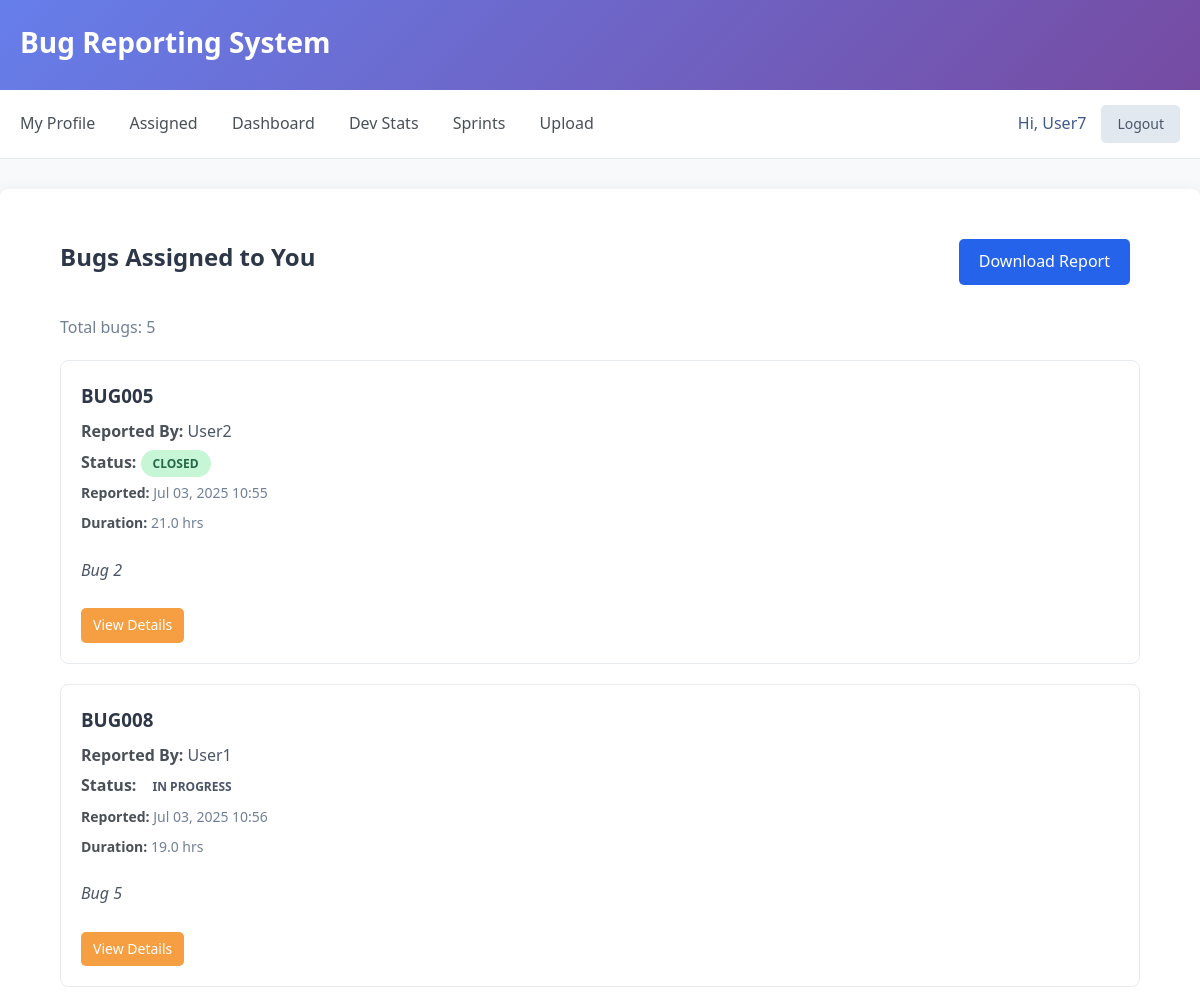
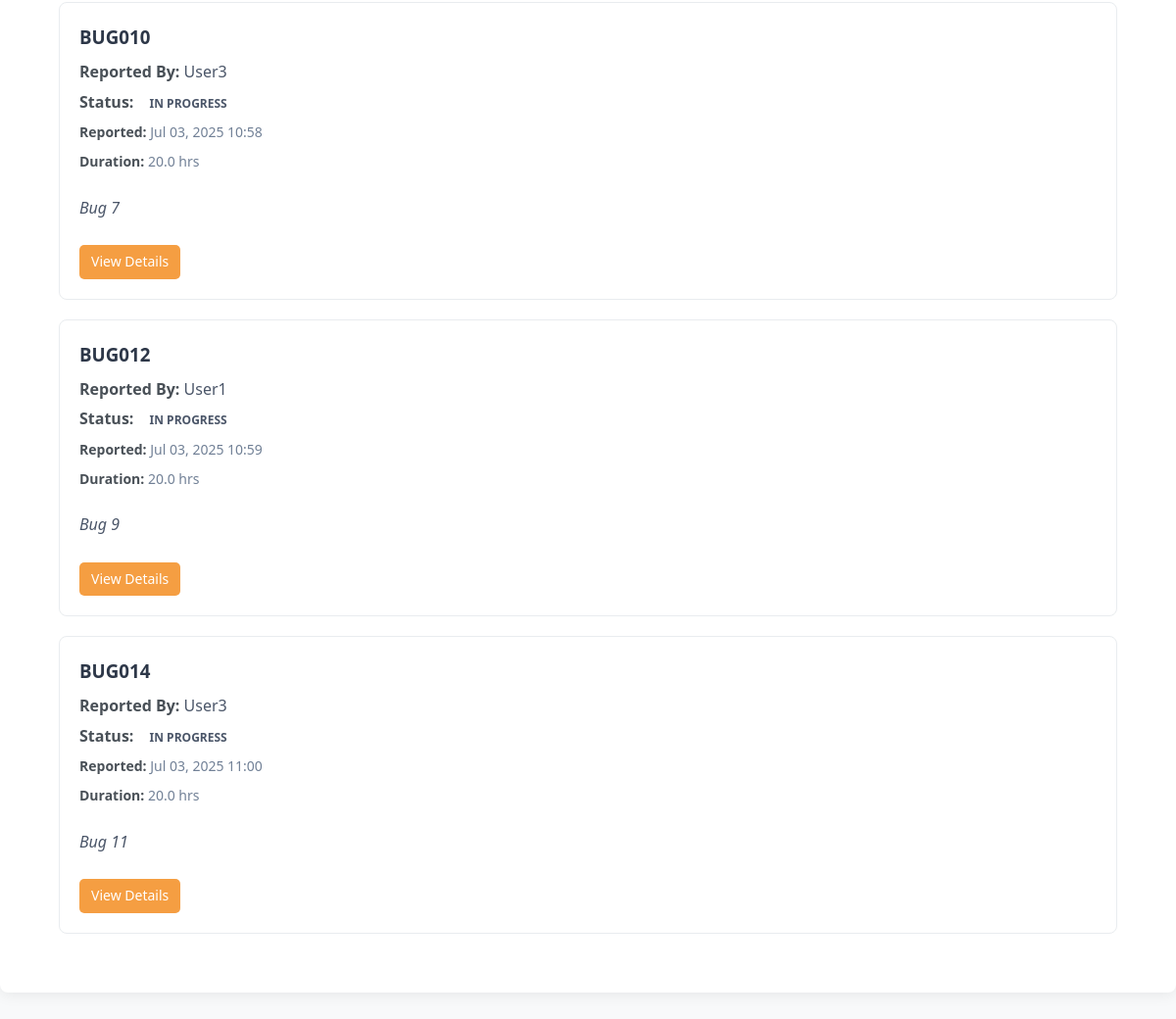
Screenshot of /bugs/my-assigned-bugs/ (signed in) with the database file from the repository (2 pictures, top to bottom).
### bugs/models.py (models this page shows, shortened)
class Bug(models.Model):
    STATUS_CHOICES = [
        ('Open', 'Open'),
        ('In Progress', 'In Progress'),
        ('Fixed', 'Fixed'),
        ('Closed', 'Closed'),
    ]
    platform_choices = [
        ('windows', 'Windows'),
        ('web', 'Web'),
        ('ios', 'iOS')
    ]
    class Meta:
        permissions = [
            ('Can change status', 'Can change status'),
        ]
    bugcode = models.CharField(max_length=10, unique=True, blank=True)
    user = models.ForeignKey(User, on_delete=models.CASCADE)
    info = models.TextField()
    screenshot = models.ImageField(upload_to='screenshots/')
    created_by = models.CharField(max_length=100, editable = False)
    contact_number = models.CharField(
        max_length = 15,
        validators=[RegexValidator(r'^\+?1?\d{9,15}$', message="Enter a valid phone number.")]
    )
    created_at = models.DateTimeField(auto_now_add=True)
    updated_at = models.DateTimeField(auto_now=True)
    in_progress_at = models.DateTimeField(null=True, blank=True)
    fixed_at = models.DateTimeField(null=True, blank=True)
    status = models.CharField(max_length=20, choices=STATUS_CHOICES, default='Open')
    updated_by = models.ForeignKey(User, null=True, blank=True, on_delete=models.SET_NULL, related_name='bug_updater')
    fixed_by = models.ForeignKey(User, null=True, blank=True, on_delete=models.SET_NULL, related_name='bug_fixer')
    sprint = models.ForeignKey(Sprint, on_delete=models.CASCADE)
    platform = models.CharField(max_length=20, choices=platform_choices)
    @property
    def duration(self):
        if self.created_at and self.updated_at:
            return (self.updated_at - self.created_at).total_seconds() // 60 //60
        return None

### bugs/views.py (the view)
# urls.py: path('my-assigned-bugs/', MyAssignedBugsListView.as_view(), name='my-assigned-bugs'),
class MyAssignedBugsListView(LoginRequiredMixin, ListView):
    model = Bug
    template_name = 'bugs/my_assigned_bugs.html'
    context_object_name = 'bugs'
    def get_queryset(self):
        return Bug.objects.filter(fixed_by=self.request.user).order_by('created_at')

### bugs/templates/bugs/my_assigned_bugs.html (shortened to what this page needs)
{% extends 'base.html' %}
{% block content %}
<div style="display: flex; justify-content: space-between; align-items: center; margin-bottom: 30px;">
    <h2 style="color: #2d3748; font-size: 24px; margin: 0;">Bugs Assigned to You</h2>
    {% if user.is_authenticated %}
        <a href="{% url 'bug-download' %}" class="btn"> Download Report</a>
    {% endif %}
</div>
<div style="margin-bottom: 20px;">
    <p style="color: #718096;">Total bugs: {{ bugs|length }}</p>
</div>
{% if bugs %}
    {% for bug in bugs %}
    <div class="bug-card">
        <div style="display: flex; justify-content: space-between; align-items: flex-start; margin-bottom: 15px;">
            <div>
                <h3 style="color: #2d3748; margin-bottom: 8px;">{{ bug.bugcode }}</h3>
                <p style="color: #4a5568; margin-bottom: 5px;"><strong>Reported By:</strong> {{ bug.created_by }}</p>
                <p style="color: #4a5568; margin-bottom: 5px;"><strong>Status:</strong>
                    <span class="status-badge status-{{ bug.status|lower }}">{{ bug.status }}</span>
                </p>
                <p style="color: #718096; font-size: 14px;"><strong>Reported:</strong> {{ bug.created_at|date:"M d, Y H:i" }}</p>
                {% if bug.duration is not None %}
                <p style="color: #718096; font-size: 14px;"><strong>Duration:</strong> {{ bug.duration }} hrs</p>
                {% endif %}
            </div>
        </div>
        {% if bug.info %}
            <p style="color: #4a5568; margin-bottom: 15px; font-style: italic;">{{ bug.info|truncatewords:20 }}</p>
        {% endif %}
        <a href="{% url 'bug-detail' bug.id %}" class="btn btn-secondary" style="font-size: 14px; padding: 6px 12px;">View Details</a>
    </div>
    {% endfor %}
{% else %}
    <div style="text-align: center; padding: 60px 20px;">
        <h3 style="color: #718096; margin-bottom: 15px;">No bugs assigned to you yet</h3>
    </div>
{% endif %}
{% endblock %}

### templates/base.html (shortened to what this page needs)
<!DOCTYPE html>
<html lang="en">
<head>
</head>
<body>
    <header class="header">
        <div class="container">
            <h1>Bug Reporting System</h1>
        </div>
    </header>
    <nav class="nav">
        <div class="container">
            <div style="display: flex; justify-content: space-between; align-items: center; flex-wrap: wrap;">
                <div>
                    {% if user.is_authenticated %}
                        {%if perms.users.view_profile%}
                            <a href="{% url 'profile-view' %}">My Profile</a>
                        {% endif %}
                        {% if user.profile.role != 'tester' %}
                            <a href="{% url 'my-assigned-bugs' %}">Assigned</a>
                        {% endif %}
                        <a href="{% url 'bug-list' %}">Dashboard</a>
                        {% if user.profile.role != 'tester' %}
                            <a href="{% url 'developer-stats' %}">Dev Stats</a>
                            <a href="{% url 'sprint_list' %}">Sprints</a>
                        {% endif %}
                        <a href="{% url 'bug-upload' %}">Upload</a>
                    {% endif %}
                </div>
                <div style="display: flex; align-items: center; gap: 15px;">
                    {% if user.is_authenticated %}
                        <span style="color:rgb(63, 89, 141); font-weight: 500;">Hi, {{ user.username }}</span>
                        <a href="{% url 'logout' %}" class="btn-logout" style="margin: 0; padding: 8px 16px; font-size: 14px;">Logout</a>
                    {% endif %}
                </div>
            </div>
        </div>
    </nav>
    <main class="main-content">
        <div class="container">
            {% block content %}{% endblock %}
        </div>
    </main>
</body>
</html>

### templates/base.html (style rules this page uses)
* { margin: 0; padding: 0; box-sizing: border-box; }
body { font-family: 'Segoe UI', Tahoma, Geneva, Verdana, sans-serif; line-height: 1.6; color: #333; background-color: #f8f9fa; }
.container { max-width: 1200px; margin: 0 auto; padding: 0 20px; }
.header { background: linear-gradient(135deg, #667eea 0%, #764ba2 100%); color: white; padding: 20px 0; box-shadow: 0 2px 10px rgba(0,0,0,0.1); }
.header h1 { font-size: 28px; font-weight: 600; margin-bottom: 5px; }
.nav { background-color: white; padding: 15px 0; border-bottom: 1px solid #e9ecef; }
.nav a { color: #495057; text-decoration: none; margin-right: 30px; font-weight: 500; transition: color 0.3s ease; }
.main-content { background-color: white; margin: 30px 0; padding: 40px; border-radius: 8px; box-shadow: 0 2px 15px rgba(0,0,0,0.08); }
.bug-card { border: 1px solid #e9ecef; padding: 20px; margin: 20px 0; border-radius: 8px; background-color: #fff; transition: box-shadow 0.3s ease; }
.bug-card p { margin-bottom: 8px; }
.bug-card strong { color: #495057; font-weight: 600; }
.btn { display: inline-block; padding: 10px 20px; background-color: #2563eb; color: white; text-decoration: none; border-radius: 5px; font-weight: 500; transition: all 0.3s ease; border: none; cursor: pointer; margin-right: 10px; margin-top: 10px; }
.btn-secondary { background-color: #f59e42; color: #fff; }
.btn-logout { display: inline-block; padding: 10px 20px; background-color: #e2e8f0; color: #4a5568 !important; text-decoration: none; border-radius: 5px; font-weight: 500; transition: all 0.3s ease; border: none; cursor: pointer; margin-right: 10px; margin-top: 10px; }
.status-badge { display: inline-block; padding: 4px 12px; border-radius: 20px; font-size: 12px; font-weight: 600; text-transform: uppercase; }
.status-closed { background-color: #c6f6d5; color: #276749; }

### rows the page displays
Bug: bugcode "BUG005", created_by "User2", status "CLOSED", created_at "Jul 03, 2025 10:55", duration "21.0", info "Bug 2"
Bug: bugcode "BUG008", created_by "User1", status "IN PROGRESS", created_at "Jul 03, 2025 10:56", duration "19.0", info "Bug 5"
Bug: bugcode "BUG010", created_by "User3", status "IN PROGRESS", created_at "Jul 03, 2025 10:58", duration "20.0", info "Bug 7"
Bug: bugcode "BUG012", created_by "User1", status "IN PROGRESS", created_at "Jul 03, 2025 10:59", duration "20.0", info "Bug 9"
Bug: bugcode "BUG014", created_by "User3", status "IN PROGRESS", created_at "Jul 03, 2025 11:00", duration "20.0", info "Bug 11"

### other values shown
{{ user.username }} "User7"
{{ bugs|length }} "5"
